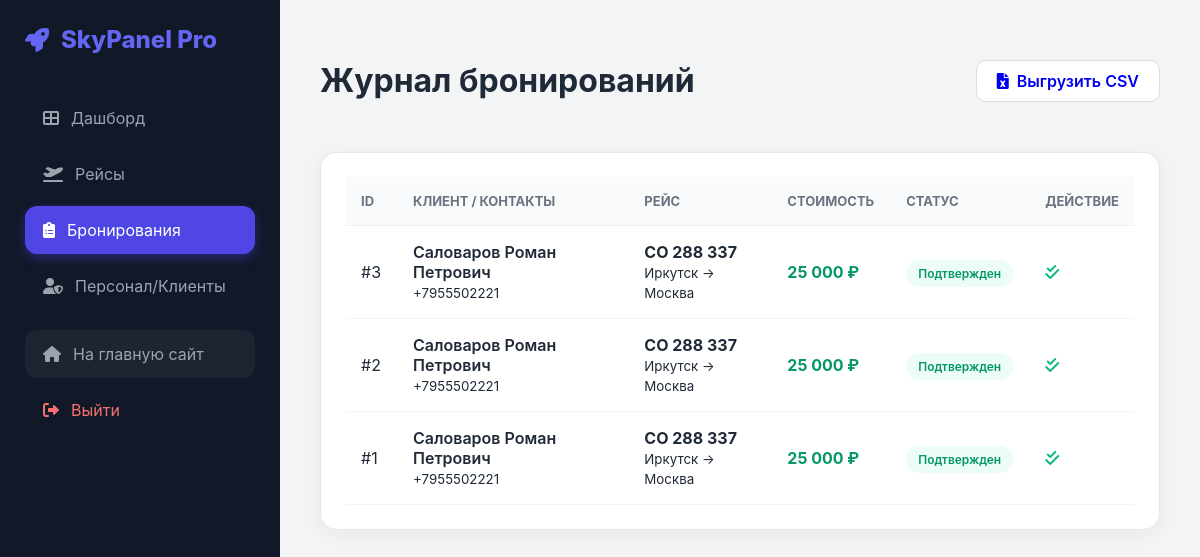
Page /admin.php?page=bookings (signed in) on the committed database.
### tables this page shows
CREATE TABLE `bookings` (
  `id` int(11) NOT NULL AUTO_INCREMENT,
  `booking_reference` varchar(50) DEFAULT NULL,
  `user_id` int(11) NOT NULL,
  `flight_id` int(11) NOT NULL,
  `passengers` int(11) NOT NULL,
  `booking_date` timestamp NULL DEFAULT CURRENT_TIMESTAMP,
  `total_price` decimal(10,2) NOT NULL,
  `status` enum('confirmed','pending','cancelled') DEFAULT 'confirmed',
  `payment_status` enum('paid','unpaid') DEFAULT 'unpaid',
  `created_at` timestamp NULL DEFAULT CURRENT_TIMESTAMP,
  `passenger_name` varchar(100) DEFAULT NULL,
  `passenger_email` varchar(100) DEFAULT NULL,
  `passenger_phone` varchar(20) DEFAULT NULL,
  PRIMARY KEY (`id`),
  KEY `idx_user_id` (`user_id`),
  KEY `idx_flight_id` (`flight_id`),
  KEY `idx_booking_reference` (`booking_reference`),
  CONSTRAINT `bookings_ibfk_1` FOREIGN KEY (`user_id`) REFERENCES `users` (`id`) ON DELETE CASCADE,
  CONSTRAINT `bookings_ibfk_2` FOREIGN KEY (`flight_id`) REFERENCES `flights` (`id`) ON DELETE CASCADE
);

CREATE TABLE `users` (
  `id` int(11) NOT NULL AUTO_INCREMENT,
  `fullname` varchar(100) NOT NULL,
  `email` varchar(100) NOT NULL,
  `phone` varchar(20) NOT NULL,
  `password` varchar(255) NOT NULL,
  `role` tinyint(4) DEFAULT '0',
  `status` tinyint(4) DEFAULT '1',
  `created_at` timestamp NULL DEFAULT CURRENT_TIMESTAMP,
  `last_login` timestamp NULL DEFAULT NULL,
  PRIMARY KEY (`id`),
  UNIQUE KEY `email` (`email`)
);

CREATE TABLE `flights` (
  `id` int(11) NOT NULL AUTO_INCREMENT,
  `airline` varchar(100) NOT NULL,
  `flight_number` varchar(20) NOT NULL,
  `departure_city` varchar(100) NOT NULL,
  `departure_airport` varchar(100) NOT NULL,
  `arrival_city` varchar(100) NOT NULL,
  `arrival_airport` varchar(100) NOT NULL,
  `departure_time` time NOT NULL,
  `arrival_time` time NOT NULL,
  `duration` varchar(20) NOT NULL,
  `price` decimal(10,2) NOT NULL,
  `class` enum('economy','business','first') DEFAULT 'economy',
  `available_seats` int(11) NOT NULL,
  `departure_date` date NOT NULL,
  `created_at` timestamp NULL DEFAULT CURRENT_TIMESTAMP,
  PRIMARY KEY (`id`)
);

### pages/admin_bookings.php (the view, shortened to what this page needs)
<?php
include_once "connect.php";
$sql = "SELECT b.*, f.flight_number, f.departure_city, f.arrival_city, u.fullname, u.phone
        FROM bookings b
        JOIN flights f ON b.flight_id = f.id
        JOIN users u ON b.user_id = u.id";
$check_column = $conn->query("SHOW COLUMNS FROM bookings LIKE 'created_at'");
if ($check_column && $check_column->num_rows > 0) {
    $sql .= " ORDER BY b.created_at DESC";
} else {
    $check_id = $conn->query("SHOW COLUMNS FROM bookings LIKE 'id'");
    if ($check_id && $check_id->num_rows > 0) {
        $sql .= " ORDER BY b.id DESC";
    }
}
$res = $conn->query($sql);
?>
<div class="header-flex">
    <h1>Журнал бронирований</h1>
    <a href="export_bookings.php" class="btn" style="background: white; border: 1px solid #ddd;"><i class="fas fa-file-excel"></i> Выгрузить CSV</a>
</div>
<div class="card">
    <div class="table-res">
        <table>
            <thead>
                <tr>
                    <th>ID</th>
                    <th>Клиент / Контакты</th>
                    <th>Рейс</th>
                    <th>Стоимость</th>
                    <th>Статус</th>
                    <th>Действие</th>
                </tr>
            </thead>
            <tbody>
                <?php if ($res->num_rows > 0): ?>
                    <?php while($row = $res->fetch_assoc()): ?>
                    <tr>
                        <td>#<?= htmlspecialchars($row['id']) ?></td>
                        <td>
                            <div style="font-weight: 600;"><?= htmlspecialchars($row['fullname']) ?></div>
                            <small><?= htmlspecialchars($row['phone']) ?></small>
                        </td>
                        <td>
                            <b><?= htmlspecialchars($row['flight_number']) ?></b><br>
                            <small><?= htmlspecialchars($row['departure_city']) ?> → <?= htmlspecialchars($row['arrival_city']) ?></small>
                        </td>
                        <td><span style="color: #059669; font-weight: 700;"><?= number_format($row['total_price'], 0, '.', ' ') ?> ₽</span></td>
                        <td>
                            <?php
                            $st = $row['status'];
                            $class = ($st == 'confirmed') ? 'b-confirmed' : (($st == 'pending') ? 'b-pending' : 'b-cancelled');
                            $text = ($st == 'confirmed') ? 'Подтвержден' : (($st == 'pending') ? 'Ожидание' : 'Отменен');
                            ?>
                            <span class="badge <?= $class ?>"><?= $text ?></span>
                        </td>
                        <td>
                            <?php if($st == 'pending'): ?>
                                <a href="admin.php?page=bookings&approve=<?= $row['id'] ?>" class="btn btn-primary" style="padding: 5px 10px; font-size: 12px;">Одобрить</a>
                            <?php else: ?>
                                <i class="fas fa-check-double" style="color: var(--success);"></i>
                            <?php endif; ?>
                        </td>
                    </tr>
                    <?php endwhile; ?>
                <?php else: ?>
                    <tr>
                        <td colspan="6" style="text-align: center; padding: 20px;">Нет данных о бронированиях</td>
                    </tr>
                <?php endif; ?>
            </tbody>
        </table>
    </div>
</div>

### admin.php (style rules this page uses)
:root { --primary: #4f46e5; --sidebar: #111827; --bg: #f3f4f6; --success: #10b981; --danger: #ef4444; --warning: #f59e0b; }
body { font-family: 'Inter', sans-serif; margin: 0; background: var(--bg); display: flex; color: #1f2937; }
.header-flex { display: flex; justify-content: space-between; align-items: center; margin-bottom: 30px; }
.card { background: white; border-radius: 16px; padding: 24px; box-shadow: 0 4px 20px rgba(0,0,0,0.05); margin-bottom: 24px; border: 1px solid #e5e7eb; }
.table-res { overflow-x: auto; }
table { width: 100%; border-collapse: collapse; }
th { background: #f9fafb; padding: 16px; text-align: left; font-size: 13px; text-transform: uppercase; color: #6b7280; border-bottom: 1px solid #edf2f7; }
td { padding: 16px; border-bottom: 1px solid #f3f4f6; }
.badge { padding: 6px 12px; border-radius: 20px; font-size: 12px; font-weight: 600; }
.b-confirmed { background: #ecfdf5; color: #059669; }
.btn { padding: 10px 20px; border-radius: 10px; border: none; font-weight: 600; cursor: pointer; transition: 0.2s; display: inline-flex; align-items: center; gap: 8px; text-decoration: none; }

### rows in the picture
bookings: id "3", user.fullname "Саловаров Роман Петрович", user.phone "+7955502221", flight.flight_number "CO 288 337", flight.departure_city "Иркутск", flight.arrival_city "Москва", total_price "25 000", status "Подтвержден"
bookings: id "2", user.fullname "Саловаров Роман Петрович", user.phone "+7955502221", flight.flight_number "CO 288 337", flight.departure_city "Иркутск", flight.arrival_city "Москва", total_price "25 000", status "Подтвержден"
bookings: id "1", user.fullname "Саловаров Роман Петрович", user.phone "+7955502221", flight.flight_number "CO 288 337", flight.departure_city "Иркутск", flight.arrival_city "Москва", total_price "25 000", status "Подтвержден"
